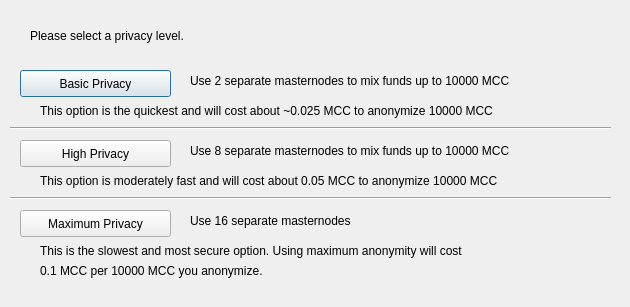
<?xml version="1.0" encoding="UTF-8"?>
<ui version="4.0">
 <class>ObfuscationConfig</class>
 <widget class="QDialog" name="ObfuscationConfig">
  <property name="geometry">
   <rect>
    <x>0</x>
    <y>0</y>
    <width>630</width>
    <height>307</height>
   </rect>
  </property>
  <property name="windowTitle">
   <string>Configure Obfuscation</string>
  </property>
  <widget class="QPushButton" name="buttonBasic">
   <property name="geometry">
    <rect>
     <x>20</x>
     <y>70</y>
     <width>151</width>
     <height>27</height>
    </rect>
   </property>
   <property name="text">
    <string>Basic Privacy</string>
   </property>
  </widget>
  <widget class="QPushButton" name="buttonHigh">
   <property name="geometry">
    <rect>
     <x>20</x>
     <y>140</y>
     <width>151</width>
     <height>27</height>
    </rect>
   </property>
   <property name="text">
    <string>High Privacy</string>
   </property>
  </widget>
  <widget class="QPushButton" name="buttonMax">
   <property name="geometry">
    <rect>
     <x>20</x>
     <y>210</y>
     <width>151</width>
     <height>27</height>
    </rect>
   </property>
   <property name="text">
    <string>Maximum Privacy</string>
   </property>
  </widget>
  <widget class="QLabel" name="label">
   <property name="geometry">
    <rect>
     <x>30</x>
     <y>20</y>
     <width>571</width>
     <height>31</height>
    </rect>
   </property>
   <property name="text">
    <string>Please select a privacy level.</string>
   </property>
  </widget>
  <widget class="QLabel" name="label_2">
   <property name="geometry">
    <rect>
     <x>190</x>
     <y>70</y>
     <width>421</width>
     <height>21</height>
    </rect>
   </property>
   <property name="text">
    <string>Use 2 separate masternodes to mix funds up to 10000 MCC</string>
   </property>
  </widget>
  <widget class="QLabel" name="label_3">
   <property name="geometry">
    <rect>
     <x>190</x>
     <y>140</y>
     <width>411</width>
     <height>21</height>
    </rect>
   </property>
   <property name="text">
    <string>Use 8 separate masternodes to mix funds up to 10000 MCC</string>
   </property>
  </widget>
  <widget class="QLabel" name="label_4">
   <property name="geometry">
    <rect>
     <x>190</x>
     <y>210</y>
     <width>421</width>
     <height>21</height>
    </rect>
   </property>
   <property name="text">
    <string>Use 16 separate masternodes</string>
   </property>
  </widget>
  <widget class="QLabel" name="label_6">
   <property name="geometry">
    <rect>
     <x>40</x>
     <y>100</y>
     <width>561</width>
     <height>21</height>
    </rect>
   </property>
   <property name="text">
    <string>This option is the quickest and will cost about ~0.025 MCC to anonymize 10000 MCC</string>
   </property>
  </widget>
  <widget class="QLabel" name="label_7">
   <property name="geometry">
    <rect>
     <x>40</x>
     <y>170</y>
     <width>561</width>
     <height>21</height>
    </rect>
   </property>
   <property name="text">
    <string>This option is moderately fast and will cost about 0.05 MCC to anonymize 10000 MCC</string>
   </property>
  </widget>
  <widget class="QLabel" name="label_8">
   <property name="geometry">
    <rect>
     <x>40</x>
     <y>240</y>
     <width>561</width>
     <height>21</height>
    </rect>
   </property>
   <property name="text">
    <string>This is the slowest and most secure option. Using maximum anonymity will cost</string>
   </property>
  </widget>
  <widget class="QLabel" name="label_9">
   <property name="geometry">
    <rect>
     <x>40</x>
     <y>260</y>
     <width>561</width>
     <height>21</height>
    </rect>
   </property>
   <property name="text">
    <string>0.1 MCC per 10000 MCC you anonymize.</string>
   </property>
  </widget>
  <widget class="Line" name="line">
   <property name="geometry">
    <rect>
     <x>10</x>
     <y>120</y>
     <width>601</width>
     <height>16</height>
    </rect>
   </property>
   <property name="orientation">
    <enum>Qt::Horizontal</enum>
   </property>
  </widget>
  <widget class="Line" name="line_2">
   <property name="geometry">
    <rect>
     <x>10</x>
     <y>190</y>
     <width>601</width>
     <height>16</height>
    </rect>
   </property>
   <property name="orientation">
    <enum>Qt::Horizontal</enum>
   </property>
  </widget>
 </widget>
 <resources/>
 <connections/>
</ui>
